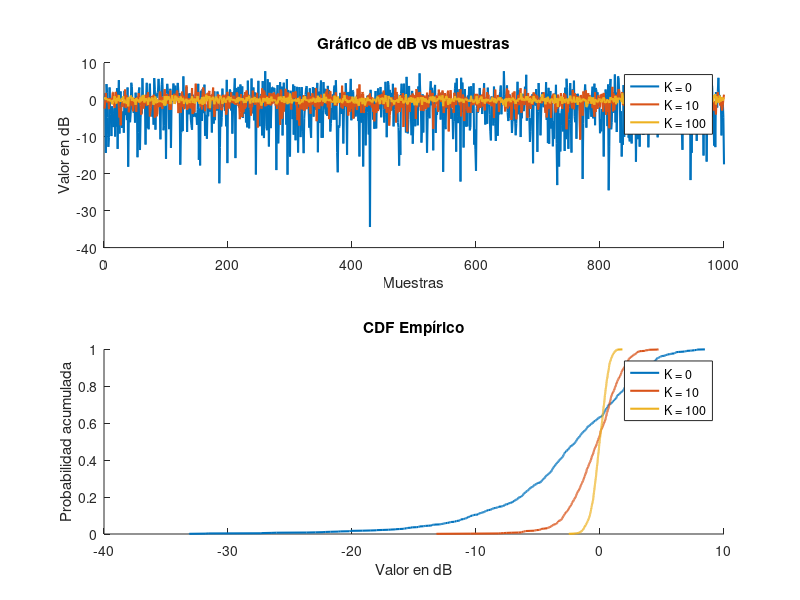
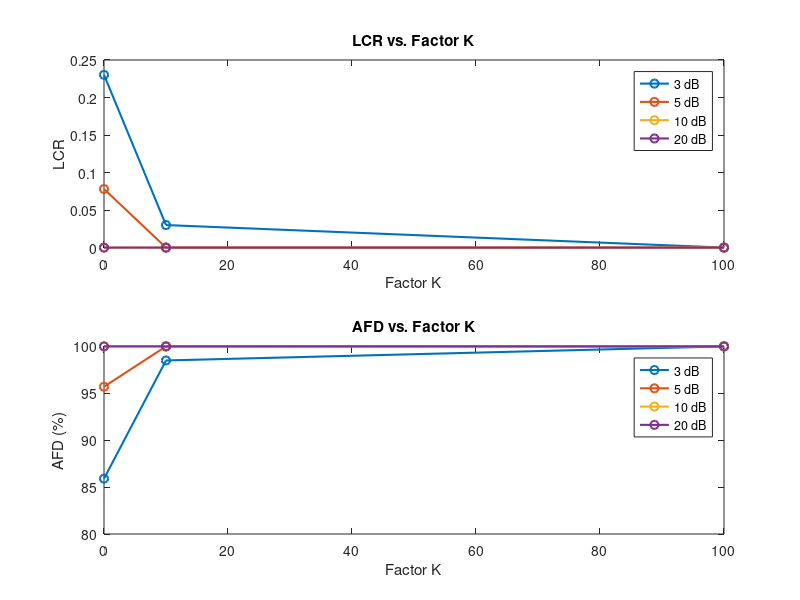

The MATLAB script that drew these images, in order:
clc;
clear all;

K_values = [0, 10, 100]; % Valores de K a evaluar
thresholds = [3, 5, 10, 20]; % Umbrales de potencia en dB

LCR_values = zeros(length(thresholds), length(K_values)); % Inicializar matriz para almacenar LCR
AFD_values = zeros(length(thresholds), length(K_values)); % Inicializar matriz para almacenar AFD

figure; % Crear una sola figura para los gráficos de Pnorm_db y su CDF

% Gráfico de Pnorm_db y CDF para diferentes valores de K
subplot(2, 1, 1);
hold on; % Mantener el gráfico actual para agregar más curvas

for i = 1:length(K_values)
    K = K_values(i);
    
    A = sqrt(2 * K); % Calcular A basado en el valor de K
    
    c = A + randn(1000, 1) + 1i * randn(1000, 1); % Generar señal con componente A
    r = abs(c);
    
    Pveces = r.^2;
    Pnorm_veces = Pveces / mean(Pveces);
    Pnorm_db = 10 * log10(Pnorm_veces);
    
    plot(Pnorm_db, 'LineWidth', 1.5, 'DisplayName', ['K = ', num2str(K)]); % Graficar Pnorm_db con distintos colores para cada K
end

hold off; % Terminar de agregar curvas al gráfico
title('Gráfico de dB vs muestras');
legend('Location', 'best');
xlabel('Muestras');
ylabel('Valor en dB');

% Gráfico de CDF para diferentes valores de K
subplot(2, 1, 2);
hold on; % Mantener el gráfico actual para agregar más curvas

for i = 1:length(K_values)
    K = K_values(i);
    
    A = sqrt(2 * K); % Calcular A basado en el valor de K
    
    c = A + randn(1000, 1) + 1i * randn(1000, 1); % Generar señal con componente A
    r = abs(c);
    
    Pveces = r.^2;
    Pnorm_veces = Pveces / mean(Pveces);
    Pnorm_db = 10 * log10(Pnorm_veces);
    
    % Calcular la CDF de Pnorm_db y graficarla
    [f, x] = ecdf(Pnorm_db);
    plot(x, f, 'LineWidth', 1.5, 'DisplayName', ['K = ', num2str(K)]); % Graficar la CDF
end

hold off; % Terminar de agregar curvas al gráfico
title('CDF Empírico');
legend('Location', 'best');
xlabel('Valor en dB');
ylabel('Probabilidad acumulada');

% Gráfico de LCR y AFD vs. factor K
figure; % Crear una nueva figura para el gráfico de LCR y AFD vs. factor K

for i = 1:length(K_values)
    K = K_values(i);
    
    A = sqrt(2 * K); % Calcular A basado en el valor de K
    
    c = A + randn(1000, 1) + 1i * randn(1000, 1); % Generar señal con componente A
    r = abs(c);
    
    Pveces = r.^2;
    Pnorm_veces = Pveces / mean(Pveces);
    Pnorm_db = 10 * log10(Pnorm_veces);
    
    for j = 1:length(thresholds)
        threshold = thresholds(j);
        
        % Encontrar cruces por cero para el umbral de potencia actual
        crossings = nnz(diff(Pnorm_db > threshold)); % Contar cruces por cero
        
        % Calcular el LCR para el umbral de potencia actual y el factor K actual
        LCR_values(j, i) = crossings / (length(Pnorm_db) - 1); % Calcular LCR
        
        % Calcular el AFD para el umbral de potencia actual y el factor K actual
        ms_0 = 0;
        for x = 1:length(Pnorm_db)
            if Pnorm_db(x) < threshold
                ms_0 = ms_0 + 1;
            end
        end
        AFD_values(j, i) = ms_0 / length(Pnorm_db) * 100; % Calcular AFD en porcentaje
    end
end

% Graficar LCR vs. factor K
subplot(2, 1, 1);
plot(K_values, LCR_values, 'o-', 'LineWidth', 1.5);
title('LCR vs. Factor K');
legend('3 dB', '5 dB', '10 dB', '20 dB', 'Location', 'best');
xlabel('Factor K');
ylabel('LCR');

% Graficar AFD vs. factor K
subplot(2, 1, 2);
plot(K_values, AFD_values, 'o-', 'LineWidth', 1.5);
title('AFD vs. Factor K');
legend('3 dB', '5 dB', '10 dB', '20 dB', 'Location', 'best');
xlabel('Factor K');
ylabel('AFD (%)');
